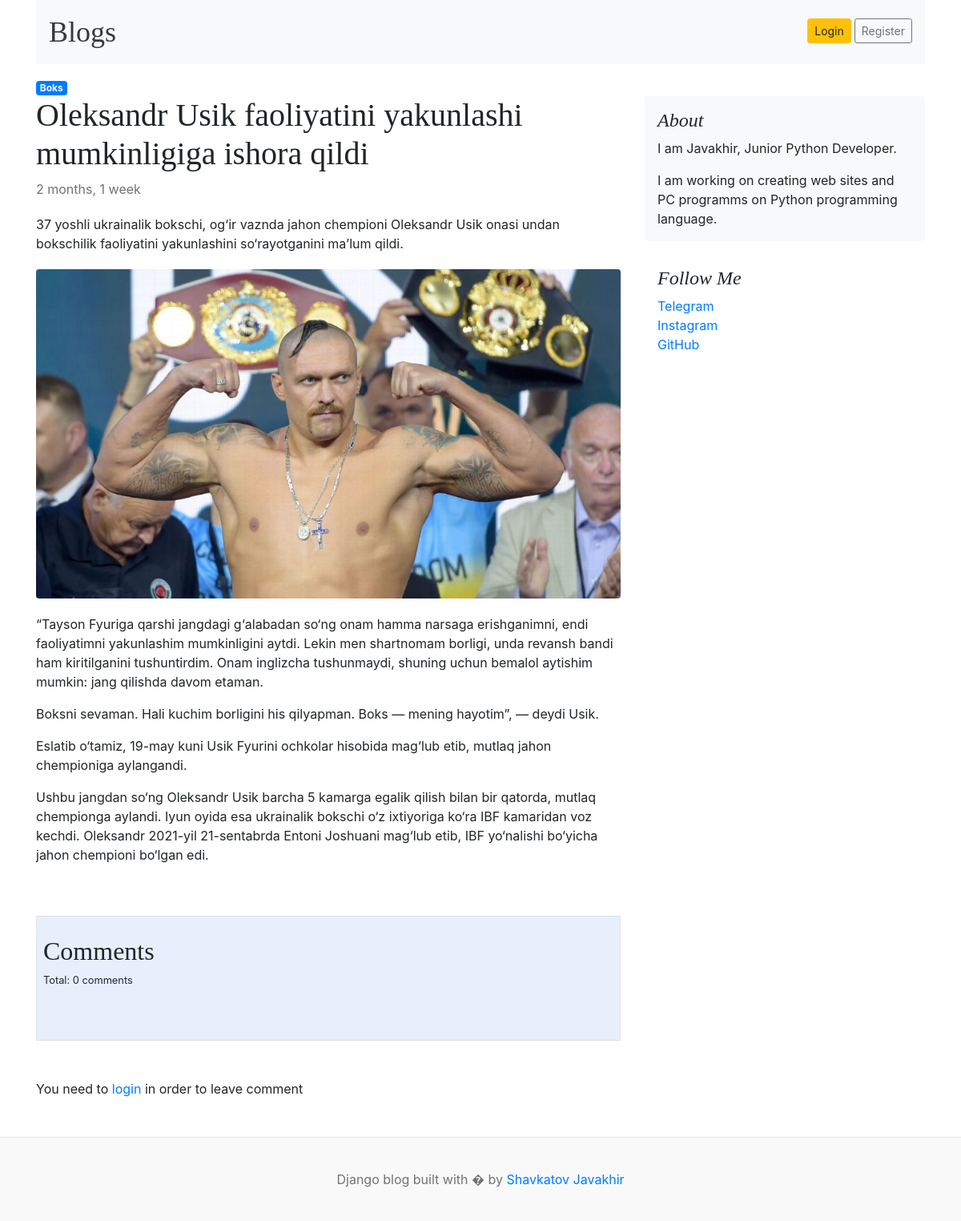
Page /blogs/blog/oleksandr-usik-faoliyatini-yakunlashi-mumkinligiga on the earlier database version.
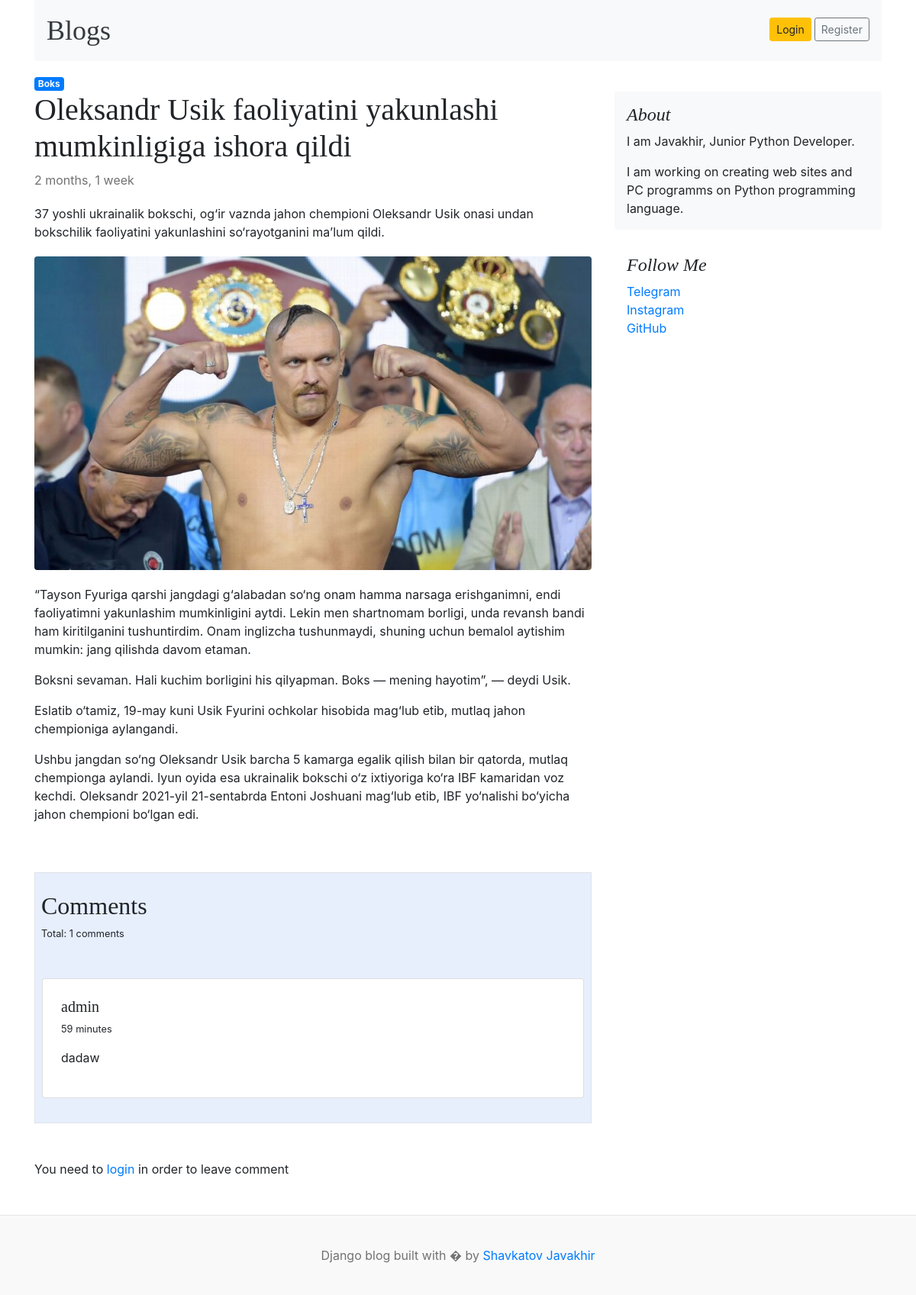
Same page on the later database version.
### blogs/models.py (models this page shows, shortened)
class Category(models.Model):
    name = models.CharField(max_length=255)
    created_at = models.DateTimeField(auto_now_add=True)
    updated_at = models.DateTimeField(auto_now=True)
    class Meta:
        verbose_name_plural = 'Categories'
        verbose_name = 'Category'

class Blog(models.Model):
    title = models.CharField(max_length=200)
    slug = models.SlugField(unique=True, null=False)
    category = models.ForeignKey(Category, null=True, blank=True, on_delete=models.SET_NULL)
    author = models.ForeignKey(User, null=True, on_delete=models.SET_NULL)
    is_featured = models.BooleanField(default=False)
    featured_image = models.ImageField(upload_to='uploads/%Y/%m/%d')
    short_description = models.TextField(null=True)
    words = models.TextField(blank=True, null=True)
    body = models.TextField(blank=True)
    status = models.IntegerField(default=0, choices=STATUS_CHOICES, null=False)
    created_at = models.DateTimeField(auto_now_add=True)
    updated_at = models.DateTimeField(auto_now=True)
    class Meta:
        verbose_name_plural = "Blogs"
        verbose_name = "Blog"

class Comment(models.Model):
    user = models.ForeignKey(User, null=False, on_delete=models.CASCADE)
    blog = models.ForeignKey(Blog, null=False, on_delete=models.CASCADE)
    text = models.TextField(blank=False, null=False)
    created_at = models.DateTimeField(auto_now_add=True)
    updated_at = models.DateTimeField(auto_now=True)
    class Meta:
        verbose_name = "Comment"
        verbose_name_plural = "Comments"

### settingsapp/models.py (models this page shows, shortened)
class About(models.Model):
    title = models.CharField(max_length=300)
    description = models.CharField(max_length=500)
    class Meta:
        verbose_name_plural = 'About'

class Social_links(models.Model):
    name = models.CharField(max_length=100)
    link = models.URLField(unique=True)
    class Meta:
        verbose_name_plural = "Social_links"

### blogs/views.py (the view, shortened to what this page needs)
# urls.py: 2. Add a URL to urlpatterns:  path('blog/', include('blog.urls'))
def blog(request, blog_slug):
    blog = get_object_or_404(Blog, slug=blog_slug)
    if request.method == "GET":
        comment = Comment.objects.filter(blog=blog)
        count = comment.count()
        category = blog.category
        paragraph = blog.body.split("\n")
        context = {
            'blog': blog,
            "paragraph": paragraph,
            'category': category,
            'comments': comment,
            'count': count,
        }
        return render(request, "blog.html", context)

### blogs/context_processor.py (called while the page is built)
def header(req):
    category = Category.objects.all()
    context = {
        'categories': category
    }
    return context

def get_about(request):
    about = About.objects.all()
    links = Social_links.objects.all()
    telegram = links.get(name='Telegram')
    context = {
        'about': about,
        'links': links,
        'telegram': telegram
        }
    return context

### templates/blog.html (shortened to what this page needs)
{% extends 'header.html' %} {% load static %} {% block content %}
<a class="badge bg-primary text-decoration-none text-light" href="{% url 'posts_by_category' category.id %}">{{category.name}}</a>
<main role="main" class="container p-0">
  <div class="row">
    <div class="col-md-8 blog-main">
      <div class="blog-post">
        <h2 class="blog-post-title">{{blog.title}}</h2>
        <p class="blog-post-meta">{{blog.created_at|timesince}}</p>
        <p>{{blog.short_description}}</p>
        <div class="image">
          <img
            class="img-fluid rounded"
            src="{{blog.featured_image.url}}"
            alt=""
          />
        </div>
        {% for par in paragraph %}
        <p>{{par}}</p>
        {% endfor %}
      </div>
      <section style="background-color: #e7effd;" class=" mb-2 border">
          <h2 class="pt-4 pl-2">Comments</h2>
        <p class="pl-2 small">
          Total: {{count}} comments
        </p>
          <div class="row d-block justify-content-center p-4">
            {% for comment in comments %}
                <div class="d-flex flex-start my-2">
                  <div class="card" style="width: 100%;">
                    <div class="card-body p-4">
                      <div class="">
                        <h5>{{comment.user}}</h5>
                        <p class="small">{{comment.created_at|timesince}}</p>
                        <p>
                          {{comment.text}}
                        </p>
                      </div>
                    </div>
                  </div>
                </div>
                {% endfor %}
              </div>
      </section>
      {% if user.is_authenticated %}
      <div class="comment-section mb-5 pb-2 p-0 ">
        <label for="comment-text" class="form-label pl-2">Leave Comment</label>
          <form action="" method="post">
           {% csrf_token %}
            <div class="mb-3 form-group">
              <textarea class="form-control" name="comment" placeholder="Leave comment..." id="comment-text" rows="3"></textarea>
            </div>
            <button type="submit" class="btn btn-primary">Add comment</button>
          </form>
      </div>
      {% else %}
      <div class="comment-section my-5 p-0 col-8">You need to <a href="{% url 'login' %}">login</a> in order to leave comment</div>
      {% endif %}
    </div>
    {% include 'about.html' %}
  </div>
</main>
{% endblock %}

### templates/header.html (shortened to what this page needs)
{% load static %}
<!DOCTYPE html>
<html lang="en">
<head>
    <link href="https://getbootstrap.com/docs/4.0/dist/css/bootstrap.min.css" rel="stylesheet">
    <link href="{% static 'css/blog.css' %}" rel="stylesheet">
  </head>
<body>
<div class="container">
<nav class="navbar navbar-expand-lg navbar-light bg-light">
  <a class="navbar-brand mr-auto blog-header-logo text-dark" href="{% url 'blogs' %}">Blogs</a>
  <div class="collapse navbar-collapse" id="navbarSupportedContent">
    <ul class="navbar-nav ml-auto">
    {% if user.is_authenticated %}
      <li class="nav-item active text-right">
        <a class="nav-link" href="#">User {{user}} <span class="sr-only">(current)</span></a>
      </li>
      <li class="nav-item mr-1 mb-2 text-right">
        <a href="{% url 'dashboard' %}" class="btn fl btn-outline-warning text-dark">Dashboard</a>
      </li>
      <li class="nav-item text-right">
        <a href="{% url 'logout' %}" class="btn fl btn-outline-primary text-dark">Logout</a>
      </li>
      {% else %}
      <li class="nav-item mr-1 text-right mb-1">
        <a href="{% url 'login' %}" class="btn btn-sm btn-warning">Login</a>
      </li>
      <li class="nav-item text-right">
        <a href="{% url 'register' %}" class="btn btn-sm btn-outline-secondary">Register</a>
      </li>
      {% endif %}
    </ul>
  </div>
</nav>
      <div class="nav-scroller py-1 mb-2">
      </div>
    {% block content %}
    {% endblock %}
    </div>
<footer class="blog-footer">
  <p>Django blog built with � by <a href="{{telegram.link}}" target="_blank">Shavkatov Javakhir</a></p>
</footer>
</body>
</html>

### templates/about.html (shortened to what this page needs)
      <aside class="col-md-4 blog-sidebar">
        <div class="p-3 mb-3 bg-light rounded">
          <h4 class="font-italic">About</h4>
          {% for ab in about %}
          {{ab.title}}
          {% endfor %}
        <p class="mb-0">
          {% for ab in about %}
          {{ab.description}}
          {% endfor %}
        </p>
      </div>
      <div class="p-3">
        <h4 class="font-italic">Follow Me</h4>
        <ol class="list-unstyled">
          {% for link in links %}
          <li><a href="{{link.link}}" target="_blank">{{link.name}}</a></li>
          {% endfor %}
        </ol>
        </div>
      </aside>

### blog/static/css/blog.css (style rules this page uses)
.blog-header-logo { font-family: "Playfair Display", Georgia, "Times New Roman", serif; font-size: 2.25rem; }
h1, h2, h3, h4, h5, h6 { font-family: "Playfair Display", Georgia, "Times New Roman", serif; }
.blog-post { margin-bottom: 4rem; }
.blog-post-title { font-size: 2.5rem; }
.blog-post-meta { margin-bottom: 1.25rem; color: #727272; }
.blog-footer { padding: 2.5rem 0; color: #727272; text-align: center; background-color: #f9f9f9; border-top: .05rem solid #e5e5e5; }
.blog-footer p:last-child { margin-bottom: 0; }

### templates/blog.html (style rules this page uses)
.image { height: auto; width: auto; overflow: hidden; margin: 20px 0 20px 0; }
img { width: 100%; display: block; }

Differences in the rows shown:
added Comment: user "admin", created_at "59 minutes", text "dadaw"
Other differences:
{{ count }}: "0" → "1"
